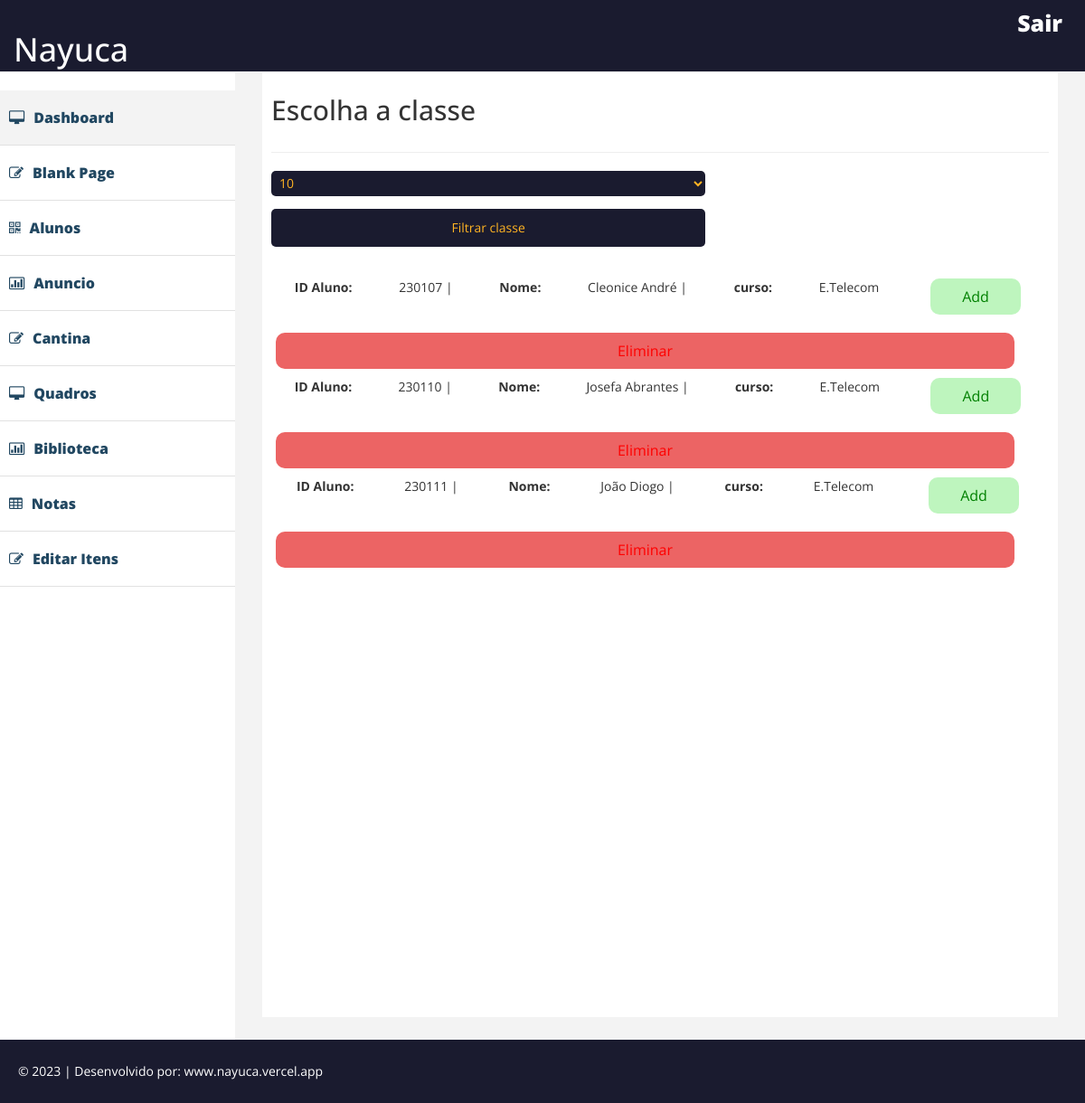
The app's page /dashboard/curso-etelecom.php with its own data.
### tables this page shows
CREATE TABLE `user` (
  `id` int(11) NOT NULL,
  `nome` varchar(255) NOT NULL,
  `img` text NOT NULL,
  `descricao` text NOT NULL,
  `iduser` varchar(20) NOT NULL,
  `bi` varchar(20) NOT NULL,
  `idcurso` varchar(11) NOT NULL,
  `idclasse` varchar(11) NOT NULL
);

### dashboard/curso-etelecom.php (the view, shortened to what this page needs)
<?php
include "../conexao.php";
$filtro = isset($_GET['pesqclasse'])?$_GET['pesqclasse']: "";
?>
<!DOCTYPE html>
<html xmlns="http://www.w3.org/1999/xhtml">
<head>
    <link href="assets/css/bootstrap.css" rel="stylesheet" />
    <link href="assets/css/font-awesome.css" rel="stylesheet" />
    <link href="assets/css/custom.css" rel="stylesheet" />
   <link rel="stylesheet" href="./assets/css/style.module.css">
</head>
<body>
    <div id="wrapper">
         <div class="navbar navbar-inverse navbar-fixed-top">
            <div class="adjust-nav">
                <div class="navbar-header">
                    <a class="navbar-brand" href="./painel.php">
                        <h1>Nayuca</h1>
                    </a>
                </div>
                 <span class="logout-spn" >
                  <a href="#" style="color:#fff;">Sair</a>
                </span>
            </div>
        </div>
        <nav class="navbar-default navbar-side" role="navigation">
            <?php include('./menu.php'); ?>
        </nav>
        <div id="page-wrapper" >
                <div id="page-inner">
                        <div class="row">
                                <div class="col-md-12">
                                <h2>Escolha a classe</h2>
                                </div>
                        </div>
                    <hr />
                    <div>
            <form action="" method="get">
                <select name="pesqclasse">
                    <?php
                    $sqlclasse = "SELECT * FROM classe WHERE idcurso = 2";
                    $resultclasse = mysqli_query($connect,$sqlclasse);
                        while($exibirClasse = mysqli_fetch_array($resultclasse)){
                    ?>
                    <option value="<?php echo $exibirClasse['id']?>"><?php echo $exibirClasse['classe'] ?></option>
                    <?php } ?>
                </select>
                <button type="submit">Filtrar classe</button>
            </form>
            <div class="nt-nt" style="display: flex; flex-direction: column;">
                <?php
                 $sqluser = "SELECT * FROM user WHERE idclasse like '%$filtro%' and idcurso = '2'";
                 $resultuser = mysqli_query($connect,$sqluser);
                ?>
                <br>
                <?php
                    while($exibiruser = mysqli_fetch_array($resultuser)){
                ?>
                <form action="./addnotas-aluno.php" method="get">
                    <p style="display: flex; justify-content: space-around;"><strong>ID Aluno:</strong> <?php echo $exibiruser['iduser'] ?> | <strong>Nome:</strong> <?php echo $exibiruser['nome'] ?> | <strong>curso:</strong>  <?php if($exibiruser['idcurso'] == 1){
                        echo 'Informática';
                    } else {
                        echo 'E.Telecom';
                    }
                    ?>
                    <input type="submit" value="Add" style="width: 100px; margin: 5px; border-bottom: none; border-radius: 10px; height: 40px; background-color: rgba(127,235,127,0.5); color: green;">
                </p>
                </form>
                <form action="./processadelete.php" method="post">
                    <input type="submit" value="Eliminar" name="eliminaretelecom" style="width: 95%; margin: 5px; border-bottom: none; border-radius: 10px; height: 40px; background-color: rgb(236,100,100); color: red;">
                </form>
                <?php } mysqli_close($connect);?>
            </div>
        </div>
                </div>
        </div>
    </div>
    <div class="footer">
      <div class="row">
          <div class="col-lg-12" >
              &copy;  2023 | Desenvolvido por: <a href="https://nayuca.vercel.app" style="color:#fff;" target="_blank">www.nayuca.vercel.app</a>
          </div>
      </div>
    </div>
</body>
</html>

### dashboard/assets/css/custom.css (style rules this page uses)
body { font-family: 'Open Sans', sans-serif; line-height:30px; }
#wrapper { width: 100%; margin-top:50px; }
#page-wrapper { padding: 15px 15px; min-height: 600px; background:#F3F3F3; }
#page-inner { width:100%; margin:10px 20px 10px 0px; background-color:#fff!important; padding:10px; min-height:1050px; }
.navbar-side { border:none; background-color: #fff; }
.navbar-inverse { background-color: #1A1B2F; border-color: #F0F0F0; min-height: 80px; }
.logout-spn { float:right; color:#fff; font-size:25px; font-weight:800; margin:20px; margin: 10px 25px 10px 50px; }
.logout-spn a { text-decoration:none; }
.footer { background-color:#1A1B2F; width:100%; color:#fff; padding:20px 50px 20px 50px; padding-left:20px; }
@media (min-width:768px) { #page-wrapper { margin: 0 0 0 260px; padding: 15px 30px; min-height: 1050px; } }
@media (min-width:768px) { .navbar-side { z-index: 1; position: absolute; width: 260px; } }

### dashboard/assets/css/style.module.css (style rules this page uses)
:root { --azul-escuro: #1A1B2F; --amarelo: #FFB423; }
form { display: flex; flex-direction: column; }
span { color: red rgb(127, 235, 127); }
input, textarea, select { height: 3em; width: 30em; margin-bottom: 1em; border: none; background-color: #f1f2f1; border-bottom: 2px solid #1A1B2F; font-size: 12pt; padding: 5px; transition: 300ms; cursor: pointer; }
.nt-nt { display: flex; }
button { display: flex; align-items: center; justify-content: center; border: none; background-color: var(--azul-escuro); color: var(--amarelo); cursor: pointer; height: 3em; width: 34.3em; border-radius: 5px; font-size: 1em; }
select { display: flex; align-items: center; justify-content: center; border: none; background-color: var(--azul-escuro); color: var(--amarelo); cursor: pointer; height: 2em; padding: 0 5px; width: 34.3em; border-radius: 5px; font-size: 1em; }

### records on screen
user: iduser "230107", nome "Cleonice André", shows "E.Telecom"
user: iduser "230110", nome "Josefa Abrantes", shows "E.Telecom"
user: iduser "230111", nome "João Diogo", shows "E.Telecom"

### other values on screen
form field pesqclasse "10"
